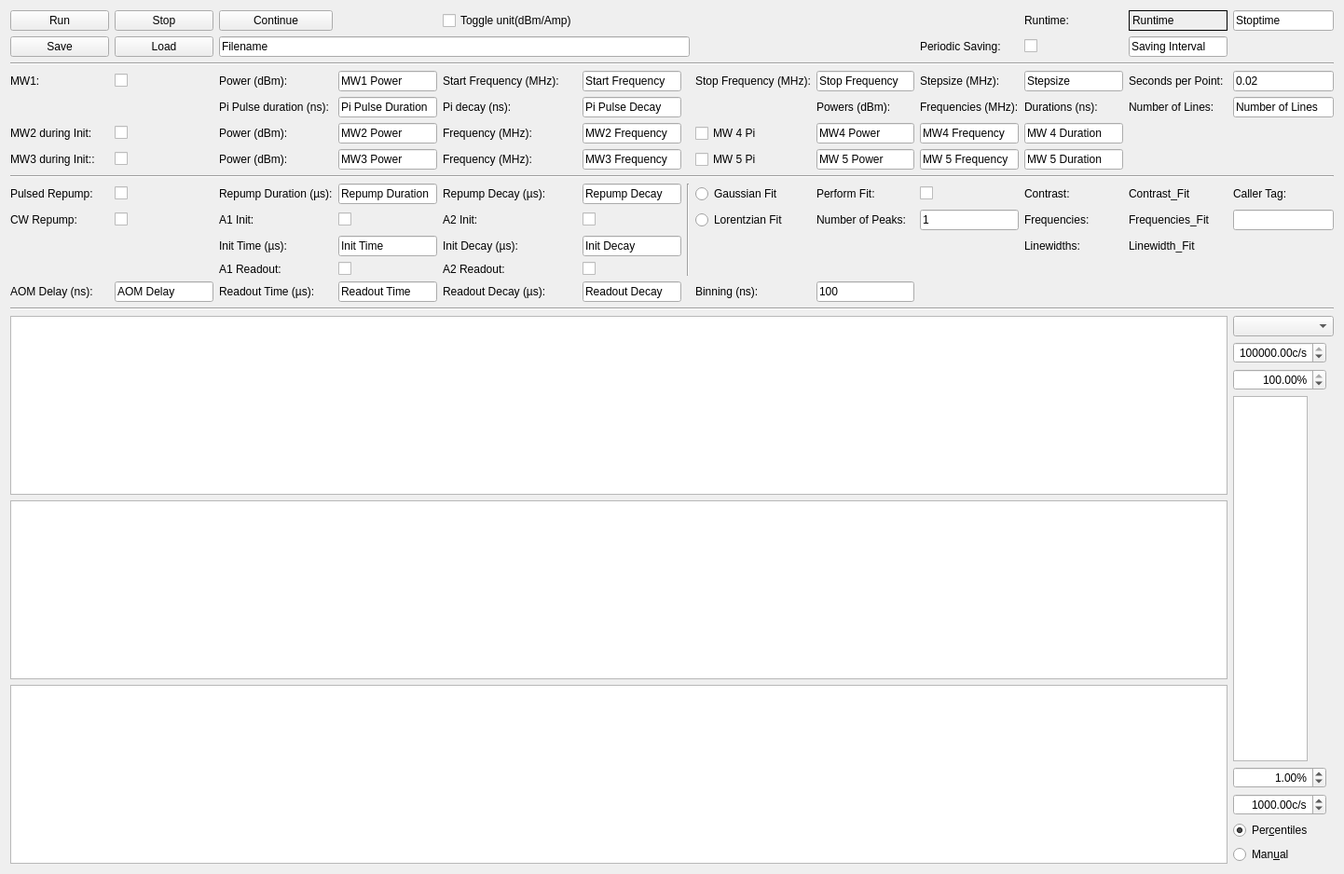
      <widget class="QWidget" name="tab">
       <attribute name="title">
        <string>Pulsed ODMR</string>
       </attribute>
       <layout class="QHBoxLayout" name="horizontalLayout">
        <item>
         <layout class="QGridLayout" name="gridLayout_7">
          <item row="12" column="0">
           <widget class="QLabel" name="label_141">
            <property name="text">
             <string>AOM Delay (ns):</string>
            </property>
           </widget>
          </item>
          <item row="1" column="10">
           <widget class="QCheckBox" name="pulsed_PeriodicSaving_CheckBox">
            <property name="text">
             <string/>
            </property>
           </widget>
          </item>
          <item row="12" column="2">
           <widget class="QLabel" name="label_139">
            <property name="text">
             <string>Readout Time (µs):</string>
            </property>
           </widget>
          </item>
          <item row="12" column="1">
           <widget class="QLineEdit" name="pulsed_AOMDelay_LineEdit">
            <property name="text">
             <string>AOM Delay</string>
            </property>
           </widget>
          </item>
          <item row="6" column="1">
           <widget class="QCheckBox" name="pulsed_MW3_CheckBox">
            <property name="text">
             <string/>
            </property>
           </widget>
          </item>
          <item row="3" column="2">
           <widget class="QLabel" name="label_121">
            <property name="text">
             <string>Power (dBm):</string>
            </property>
           </widget>
          </item>
          <item row="1" column="11">
           <widget class="QLineEdit" name="pulsed_Interval_LineEdit">
            <property name="text">
             <string>Saving Interval</string>
            </property>
           </widget>
          </item>
          <item row="3" column="5">
           <widget class="QLineEdit" name="pulsed_StartFreq_LineEdit">
            <property name="text">
             <string>Start Frequency</string>
            </property>
           </widget>
          </item>
          <item row="11" column="2">
           <widget class="QLabel" name="label_137">
            <property name="text">
             <string>A1 Readout:</string>
            </property>
           </widget>
          </item>
          <item row="9" column="5">
           <widget class="QCheckBox" name="pulsed_A2_CheckBox">
            <property name="text">
             <string/>
            </property>
           </widget>
          </item>
          <item row="3" column="9">
           <widget class="QLabel" name="label_116">
            <property name="text">
             <string>Stepsize (MHz):</string>
            </property>
           </widget>
          </item>
          <item row="11" column="4">
           <widget class="QLabel" name="label_138">
            <property name="text">
             <string>A2 Readout:</string>
            </property>
           </widget>
          </item>
          <item row="9" column="4">
           <widget class="QLabel" name="label_123">
            <property name="text">
             <string>A2 Init:</string>
            </property>
           </widget>
          </item>
          <item row="5" column="5">
           <widget class="QLineEdit" name="pulsed_MW2_Freq_LineEdit">
            <property name="text">
             <string>MW2 Frequency</string>
            </property>
           </widget>
          </item>
          <item row="3" column="11">
           <widget class="QLabel" name="label_108">
            <property name="text">
             <string>Seconds per Point:</string>
            </property>
           </widget>
          </item>
          <item row="16" column="0" colspan="12">
           <widget class="PlotWidget" name="pulsed_odmr_detect_PlotWidget">
            <property name="sizePolicy">
             <sizepolicy hsizetype="Expanding" vsizetype="Expanding">
              <horstretch>1</horstretch>
              <verstretch>1</verstretch>
             </sizepolicy>
            </property>
           </widget>
          </item>
          <item row="11" column="5">
           <widget class="QCheckBox" name="pulsed_A2Readout_checkBox">
            <property name="text">
             <string/>
            </property>
           </widget>
          </item>
          <item row="9" column="3">
           <widget class="QCheckBox" name="pulsed_A1_CheckBox">
            <property name="text">
             <string/>
            </property>
           </widget>
          </item>
          <item row="5" column="4">
           <widget class="QLabel" name="label_117">
            <property name="text">
             <string>Frequency (MHz):</string>
            </property>
           </widget>
          </item>
          <item row="4" column="2">
           <widget class="QLabel" name="label_135">
            <property name="text">
             <string>Pi Pulse duration (ns):</string>
            </property>
           </widget>
          </item>
          <item row="7" column="0" colspan="13">
           <widget class="Line" name="line_15">
            <property name="orientation">
             <enum>Qt::Horizontal</enum>
            </property>
           </widget>
          </item>
          <item row="3" column="1">
           <widget class="QCheckBox" name="pulsed_MW1_CheckBox">
            <property name="text">
             <string/>
            </property>
           </widget>
          </item>
          <item row="4" column="5">
           <widget class="QLineEdit" name="pulsed_PiDecay_lineEdit">
            <property name="text">
             <string>Pi Pulse Decay</string>
            </property>
           </widget>
          </item>
          <item row="10" column="3">
           <widget class="QLineEdit" name="pulsed_InitTime_LineEdit">
            <property name="text">
             <string>Init Time</string>
            </property>
           </widget>
          </item>
          <item row="9" column="2">
           <widget class="QLabel" name="label_119">
            <property name="text">
             <string>A1 Init:</string>
            </property>
           </widget>
          </item>
          <item row="3" column="3">
           <widget class="QLineEdit" name="pulsed_MW1_Power_LineEdit">
            <property name="text">
             <string>MW1 Power</string>
            </property>
           </widget>
          </item>
          <item row="6" column="0">
           <widget class="QLabel" name="label_130">
            <property name="text">
             <string>MW3 during Init::</string>
            </property>
           </widget>
          </item>
          <item row="8" column="6" rowspan="4">
           <widget class="Line" name="line_17">
            <property name="orientation">
             <enum>Qt::Vertical</enum>
            </property>
           </widget>
          </item>
          <item row="3" column="8">
           <widget class="QLineEdit" name="pulsed_StopFreq_LineEdit">
            <property name="text">
             <string>Stop Frequency</string>
            </property>
           </widget>
          </item>
          <item row="3" column="4">
           <widget class="QLabel" name="label_111">
            <property name="text">
             <string>Start Frequency (MHz):</string>
            </property>
           </widget>
          </item>
          <item row="1" column="2" colspan="5">
           <widget class="QLineEdit" name="pulsed_Filename_LineEdit">
            <property name="text">
             <string>Filename</string>
            </property>
           </widget>
          </item>
          <item row="8" column="1">
           <widget class="QCheckBox" name="pulsed_PulsedRepump_CheckBox">
            <property name="text">
             <string/>
            </property>
           </widget>
          </item>
          <item row="14" column="0" colspan="12">
           <widget class="PlotWidget" name="pulsed_odmr_data_PlotWidget">
            <property name="sizePolicy">
             <sizepolicy hsizetype="Expanding" vsizetype="Expanding">
              <horstretch>1</horstretch>
              <verstretch>1</verstretch>
             </sizepolicy>
            </property>
           </widget>
          </item>
          <item row="1" column="9">
           <widget class="QLabel" name="label_112">
            <property name="text">
             <string>Periodic Saving:</string>
            </property>
           </widget>
          </item>
          <item row="5" column="2">
           <widget class="QLabel" name="label_124">
            <property name="text">
             <string>Power (dBm):</string>
            </property>
           </widget>
          </item>
          <item row="0" column="1">
           <widget class="QPushButton" name="pulsed_Stop_Button">
            <property name="text">
             <string>Stop</string>
            </property>
           </widget>
          </item>
          <item row="2" column="0" colspan="13">
           <widget class="Line" name="line_16">
            <property name="orientation">
             <enum>Qt::Horizontal</enum>
            </property>
           </widget>
          </item>
          <item row="15" column="0" colspan="12">
           <widget class="PlotWidget" name="pulsed_odmr_matrix_PlotWidget">
            <property name="sizePolicy">
             <sizepolicy hsizetype="Expanding" vsizetype="Expanding">
              <horstretch>1</horstretch>
              <verstretch>1</verstretch>
             </sizepolicy>
            </property>
           </widget>
          </item>
          <item row="4" column="11">
           <widget class="QLabel" name="label_113">
            <property name="text">
             <string>Number of Lines:</string>
            </property>
           </widget>
          </item>
          <item row="10" column="5">
           <widget class="QLineEdit" name="pulsed_DecayInit_LineEdit">
            <property name="text">
             <string>Init Decay</string>
            </property>
           </widget>
          </item>
          <item row="12" column="3">
           <widget class="QLineEdit" name="pulsed_ReadoutTime_LineEdit">
            <property name="text">
             <string>Readout Time</string>
            </property>
           </widget>
          </item>
          <item row="5" column="1">
           <widget class="QCheckBox" name="pulsed_MW2_CheckBox">
            <property name="text">
             <string/>
            </property>
           </widget>
          </item>
          <item row="6" column="3">
           <widget class="QLineEdit" name="pulsed_MW3_Power_LineEdit">
            <property name="text">
             <string>MW3 Power</string>
            </property>
           </widget>
          </item>
          <item row="5" column="3">
           <widget class="QLineEdit" name="pulsed_MW2_Power_LineEdit">
            <property name="text">
             <string>MW2 Power</string>
            </property>
           </widget>
          </item>
          <item row="0" column="10">
           <widget class="QLabel" name="label_114">
            <property name="text">
             <string>Runtime:</string>
            </property>
           </widget>
          </item>
          <item row="4" column="12">
           <widget class="QLineEdit" name="pulsed_NumberOfLines_LineEdit">
            <property name="text">
             <string>Number of Lines</string>
            </property>
           </widget>
          </item>
          <item row="3" column="12">
           <widget class="QLineEdit" name="pulsed_SecondsPerPoint_LineEdit">
            <property name="text">
             <string>0.02</string>
            </property>
           </widget>
          </item>
          <item row="9" column="1">
           <widget class="QCheckBox" name="pulsed_CWRepump_CheckBox">
            <property name="text">
             <string/>
            </property>
           </widget>
          </item>
          <item row="12" column="5">
           <widget class="QLineEdit" name="pulsed_ReadoutDecay_LineEdit">
            <property name="text">
             <string>Readout Decay</string>
            </property>
           </widget>
          </item>
          <item row="1" column="1">
           <widget class="QPushButton" name="pulsed_Load_Button">
            <property name="text">
             <string>Load</string>
            </property>
           </widget>
          </item>
          <item row="4" column="3">
           <widget class="QLineEdit" name="pulsed_piPulseDuration_lineEdit">
            <property name="text">
             <string>Pi Pulse Duration</string>
            </property>
           </widget>
          </item>
          <item row="8" column="4">
           <widget class="QLabel" name="label_118">
            <property name="text">
             <string>Repump Decay (µs):</string>
            </property>
           </widget>
          </item>
          <item row="0" column="2">
           <widget class="QPushButton" name="pulsed_Continue_Button">
            <property name="text">
             <string>Continue</string>
            </property>
           </widget>
          </item>
          <item row="3" column="7">
           <widget class="QLabel" name="label_128">
            <property name="text">
             <string>Stop Frequency (MHz):</string>
            </property>
           </widget>
          </item>
          <item row="3" column="10">
           <widget class="QLineEdit" name="pulsed_Stepsize_LineEdit">
            <property name="text">
             <string>Stepsize</string>
            </property>
           </widget>
          </item>
          <item row="6" column="5">
           <widget class="QLineEdit" name="pulsed_MW3_Freq_LineEdit">
            <property name="text">
             <string>MW3 Frequency</string>
            </property>
           </widget>
          </item>
          <item row="6" column="4">
           <widget class="QLabel" name="label_126">
            <property name="text">
             <string>Frequency (MHz):</string>
            </property>
           </widget>
          </item>
          <item row="13" column="0" colspan="13">
           <widget class="Line" name="line_18">
            <property name="orientation">
             <enum>Qt::Horizontal</enum>
            </property>
           </widget>
          </item>
          <item row="0" column="11">
           <widget class="QLabel" name="pulsed_Runtime_Label">
            <property name="frameShape">
             <enum>QFrame::Box</enum>
            </property>
            <property name="text">
             <string>Runtime</string>
            </property>
           </widget>
          </item>
          <item row="10" column="4">
           <widget class="QLabel" name="label_134">
            <property name="text">
             <string>Init Decay (µs):</string>
            </property>
           </widget>
          </item>
          <item row="5" column="0">
           <widget class="QLabel" name="label_115">
            <property name="text">
             <string>MW2 during Init:</string>
            </property>
           </widget>
          </item>
          <item row="3" column="0">
           <widget class="QLabel" name="label_109">
            <property name="text">
             <string>MW1:</string>
            </property>
           </widget>
          </item>
          <item row="14" column="12" rowspan="3">
           <layout class="QVBoxLayout" name="verticalLayout">
            <item>
             <widget class="QComboBox" name="pulsed_odmr_channel_ComboBox"/>
            </item>
            <item>
             <widget class="ScienDSpinBox" name="pulsed_odmr_cb_max_DoubleSpinBox">
              <property name="maximumSize">
               <size>
                <width>100</width>
                <height>16777215</height>
               </size>
              </property>
              <property name="alignment">
               <set>Qt::AlignRight|Qt::AlignTrailing|Qt::AlignVCenter</set>
              </property>
              <property name="suffix">
               <string>c/s</string>
              </property>
              <property name="minimum">
               <double>-10.000000000000000</double>
              </property>
              <property name="maximum">
               <double>1000000000.000000000000000</double>
              </property>
              <property name="value">
               <double>100000.000000000000000</double>
              </property>
             </widget>
            </item>
            <item>
             <widget class="ScienDSpinBox" name="pulsed_odmr_cb_high_percentile_DoubleSpinBox">
              <property name="maximumSize">
               <size>
                <width>100</width>
                <height>16777215</height>
               </size>
              </property>
              <property name="alignment">
               <set>Qt::AlignRight|Qt::AlignTrailing|Qt::AlignVCenter</set>
              </property>
              <property name="suffix">
               <string>%</string>
              </property>
              <property name="minimum">
               <double>0.000000000000000</double>
              </property>
              <property name="maximum">
               <double>100.000000000000000</double>
              </property>
              <property name="value">
               <double>100.000000000000000</double>
              </property>
             </widget>
            </item>
            <item>
             <widget class="PlotWidget" name="pulsed_odmr_cb_PlotWidget">
              <property name="sizePolicy">
               <sizepolicy hsizetype="Expanding" vsizetype="Expanding">
                <horstretch>0</horstretch>
                <verstretch>0</verstretch>
               </sizepolicy>
              </property>
              <property name="maximumSize">
               <size>
                <width>80</width>
                <height>16777215</height>
               </size>
              </property>
             </widget>
            </item>
            <item>
             <widget class="ScienDSpinBox" name="pulsed_odmr_cb_low_percentile_DoubleSpinBox">
              <property name="maximumSize">
               <size>
                <width>100</width>
                <height>16777215</height>
               </size>
              </property>
              <property name="alignment">
               <set>Qt::AlignRight|Qt::AlignTrailing|Qt::AlignVCenter</set>
              </property>
              <property name="suffix">
               <string>%</string>
              </property>
              <property name="minimum">
               <double>0.000000000000000</double>
              </property>
              <property name="maximum">
               <double>100.000000000000000</double>
              </property>
              <property name="value">
               <double>1.000000000000000</double>
              </property>
             </widget>
            </item>
            <item>
             <widget class="ScienDSpinBox" name="pulsed_odmr_cb_min_DoubleSpinBox">
              <property name="maximumSize">
               <size>
                <width>100</width>
                <height>16777215</height>
               </size>
              </property>
              <property name="alignment">
               <set>Qt::AlignRight|Qt::AlignTrailing|Qt::AlignVCenter</set>
              </property>
              <property name="suffix">
               <string>c/s</string>
              </property>
              <property name="minimum">
               <double>-10.000000000000000</double>
              </property>
              <property name="maximum">
               <double>1000000000.000000000000000</double>
              </property>
              <property name="value">
               <double>1000.000000000000000</double>
              </property>
             </widget>
            </item>
            <item>
             <widget class="QRadioButton" name="pulsed_odmr_cb_centiles_RadioButton">
              <property name="text">
               <string>Per&amp;centiles</string>
              </property>
              <property name="checked">
               <bool>true</bool>
              </property>
             </widget>
            </item>
            <item>
             <widget class="QRadioButton" name="pulsed_odmr_cb_manual_RadioButton">
              <property name="text">
               <string>Man&amp;ual</string>
              </property>
             </widget>
            </item>
           </layout>
          </item>
          <item row="0" column="12">
           <widget class="QLineEdit" name="pulsed_Stoptime_LineEdit">
            <property name="text">
             <string>Stoptime</string>
            </property>
           </widget>
          </item>
          <item row="9" column="0">
           <widget class="QLabel" name="label_129">
            <property name="text">
             <string>CW Repump:</string>
            </property>
           </widget>
          </item>
          <item row="6" column="2">
           <widget class="QLabel" name="label_132">
            <property name="text">
             <string>Power (dBm):</string>
            </property>
           </widget>
          </item>
          <item row="1" column="0">
           <widget class="QPushButton" name="pulsed_Save_Button">
            <property name="text">
             <string>Save</string>
            </property>
           </widget>
          </item>
          <item row="0" column="0">
           <widget class="QPushButton" name="pulsed_Run_Button">
            <property name="text">
             <string>Run</string>
            </property>
           </widget>
          </item>
          <item row="8" column="5">
           <widget class="QLineEdit" name="pulsed_RepumpDecay_LineEdit">
            <property name="text">
             <string>Repump Decay</string>
            </property>
           </widget>
          </item>
          <item row="8" column="3">
           <widget class="QLineEdit" name="pulsed_RepumpDuration_LineEdit">
            <property name="text">
             <string>Repump Duration</string>
            </property>
           </widget>
          </item>
          <item row="8" column="2">
           <widget class="QLabel" name="label_122">
            <property name="text">
             <string>Repump Duration (µs):</string>
            </property>
           </widget>
          </item>
          <item row="12" column="4">
           <widget class="QLabel" name="label_140">
            <property name="text">
             <string>Readout Decay (µs):</string>
            </property>
           </widget>
          </item>
          <item row="8" column="0">
           <widget class="QLabel" name="label_107">
            <property name="text">
             <string>Pulsed Repump:</string>
            </property>
           </widget>
          </item>
          <item row="4" column="4">
           <widget class="QLabel" name="label_136">
            <property name="text">
             <string>Pi decay (ns):</string>
            </property>
           </widget>
          </item>
          <item row="10" column="2">
           <widget class="QLabel" name="label_133">
            <property name="text">
             <string>Init Time (µs):</string>
            </property>
           </widget>
          </item>
          <item row="11" column="3">
           <widget class="QCheckBox" name="pulsed_A1Readout_checkBox">
            <property name="text">
             <string/>
            </property>
           </widget>
          </item>
          <item row="12" column="7">
           <widget class="QLabel" name="label_5">
            <property name="text">
             <string>Binning (ns):</string>
            </property>
           </widget>
          </item>
          <item row="12" column="8">
           <widget class="QLineEdit" name="pulsed_Binning_LineEdit">
            <property name="text">
             <string>100</string>
            </property>
           </widget>
          </item>
          <item row="8" column="9">
           <widget class="QCheckBox" name="pulsed_PerformFit_CheckBox">
            <property name="text">
             <string/>
            </property>
           </widget>
          </item>
          <item row="8" column="8">
           <widget class="QLabel" name="label_131">
            <property name="text">
             <string>Perform Fit:</string>
            </property>
           </widget>
          </item>
          <item row="9" column="8">
           <widget class="QLabel" name="label_120">
            <property name="text">
             <string>Number of Peaks:</string>
            </property>
           </widget>
          </item>
          <item row="9" column="9">
           <widget class="QLineEdit" name="pulsed_NumberOfPeaks_LineEdit">
            <property name="text">
             <string>1</string>
            </property>
           </widget>
          </item>
          <item row="10" column="11">
           <widget class="QLabel" name="pulsed_Linewidths_Fit_Label">
            <property name="text">
             <string>Linewidth_Fit</string>
            </property>
           </widget>
          </item>
          <item row="10" column="10">
           <widget class="QLabel" name="label_110">
            <property name="text">
             <string>Linewidths:</string>
            </property>
           </widget>
          </item>
          <item row="9" column="10">
           <widget class="QLabel" name="label_127">
            <property name="text">
             <string>Frequencies:</string>
            </property>
           </widget>
          </item>
          <item row="8" column="10">
           <widget class="QLabel" name="label_25">
            <property name="text">
             <string>Contrast:</string>
            </property>
           </widget>
          </item>
          <item row="8" column="11">
           <widget class="QLabel" name="pulsed_Contrast_Fit_Label">
            <property name="text">
             <string>Contrast_Fit</string>
            </property>
           </widget>
          </item>
          <item row="8" column="7">
           <widget class="QRadioButton" name="pulsed_SelectGaussianFit_RadioButton">
            <property name="text">
             <string>Gaussian Fit</string>
            </property>
            <attribute name="buttonGroup">
             <string notr="true">buttonGroup</string>
            </attribute>
           </widget>
          </item>
          <item row="9" column="7">
           <widget class="QRadioButton" name="pulsed_SelectLorentzianFit_RadioButton">
            <property name="text">
             <string>Lorentzian Fit</string>
            </property>
            <attribute name="buttonGroup">
             <string notr="true">buttonGroup</string>
            </attribute>
           </widget>
          </item>
          <item row="9" column="12">
           <widget class="QLineEdit" name="pulsed_CallerTag_LineEdit"/>
          </item>
          <item row="8" column="12">
           <widget class="QLabel" name="label_51">
            <property name="text">
             <string>Caller Tag:</string>
            </property>
           </widget>
          </item>
          <item row="5" column="7">
           <widget class="QCheckBox" name="pulsed_MW4_CheckBox">
            <property name="text">
             <string>MW 4 Pi</string>
            </property>
           </widget>
          </item>
          <item row="6" column="7">
           <widget class="QCheckBox" name="pulsed_MW5_CheckBox">
            <property name="text">
             <string>MW 5 Pi</string>
            </property>
           </widget>
          </item>
          <item row="4" column="8">
           <widget class="QLabel" name="label_65">
            <property name="text">
             <string>Powers (dBm):</string>
            </property>
           </widget>
          </item>
          <item row="4" column="9">
           <widget class="QLabel" name="label_66">
            <property name="text">
             <string>Frequencies (MHz):</string>
            </property>
           </widget>
          </item>
          <item row="4" column="10">
           <widget class="QLabel" name="label_67">
            <property name="text">
             <string>Durations (ns):</string>
            </property>
           </widget>
          </item>
          <item row="5" column="8">
           <widget class="QLineEdit" name="pulsed_MW4_Power_LineEdit">
            <property name="text">
             <string>MW4 Power</string>
            </property>
           </widget>
          </item>
          <item row="6" column="8">
           <widget class="QLineEdit" name="pulsed_MW5_Power_LineEdit">
            <property name="text">
             <string>MW 5 Power</string>
            </property>
           </widget>
          </item>
          <item row="6" column="9">
           <widget class="QLineEdit" name="pulsed_MW5_Freq_LineEdit">
            <property name="text">
             <string>MW 5 Frequency</string>
            </property>
           </widget>
          </item>
          <item row="5" column="9">
           <widget class="QLineEdit" name="pulsed_MW4_Freq_LineEdit">
            <property name="text">
             <string>MW4 Frequency</string>
            </property>
           </widget>
          </item>
          <item row="6" column="10">
           <widget class="QLineEdit" name="pulsed_MW5_piPulseDuration_lineEdit">
            <property name="text">
             <string>MW 5 Duration</string>
            </property>
           </widget>
          </item>
          <item row="5" column="10">
           <widget class="QLineEdit" name="pulsed_MW4_piPulseDuration_lineEdit">
            <property name="text">
             <string>MW 4 Duration</string>
            </property>
           </widget>
          </item>
          <item row="0" column="4">
           <widget class="QCheckBox" name="pulsed_Toggle_unit_CheckBox">
            <property name="text">
             <string>Toggle unit(dBm/Amp)</string>
            </property>
           </widget>
          </item>
          <item row="9" column="11">
           <widget class="QLabel" name="pulsed_Frequencies_Fit_Label">
            <property name="text">
             <string>Frequencies_Fit</string>
            </property>
            <property name="textInteractionFlags">
             <set>Qt::LinksAccessibleByMouse|Qt::TextEditable|Qt::TextEditorInteraction|Qt::TextSelectableByKeyboard|Qt::TextSelectableByMouse</set>
            </property>
           </widget>
          </item>
         </layout>
        </item>
       </layout>
      </widget>
